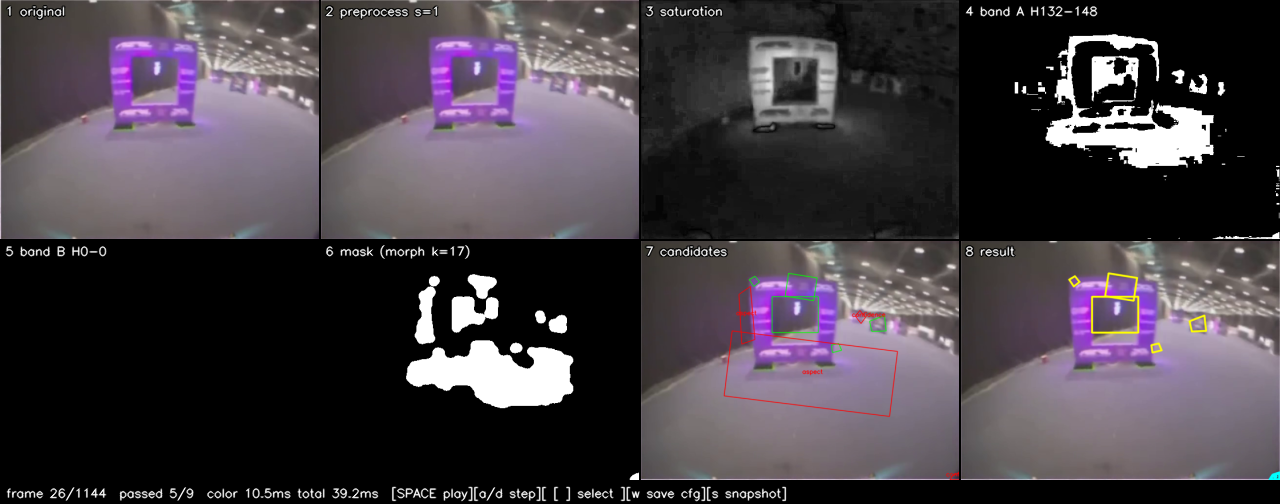
#> input picture snapshots/snap_20260717_214116_mosaic.png, 1280 x 504 px
$ python -i gate_detection_core.py   (imports and definitions only)
#> lines starting #> are read from the running program, lines starting #| are printed output that depends on the picture; after the words box and inside, x2 and y2 are one past the last pixel; in counts of white or black regions, pixels touching at a corner belong together
"""
Gate detection core (Part 1): pure classical-CV, color-first gate detection.

No neural network, no UI, no capture, no threads. Takes a BGR frame, returns
gate detections. Shared by the overlay and the tuner. See BUILD_SPEC_TUNER.md.
"""

import json
import time

import cv2
import numpy as np


DEFAULTS = {
    "proc_width": 640,

    "preprocess_enabled": True,
    "bilateral_sigma": 10,

    "band_a_enabled": True,
    "band_a_h_lo": 120,
    "band_a_h_hi": 160,

    "band_b_enabled": False,
    "band_b_h_lo": 40,
    "band_b_h_hi": 85,

    "sat_min": 60,
    "val_min": 50,
    "val_max": 255,

    "morph_kernel": 5,

    "min_area_frac": 0.0008,
    "min_solidity": 0.70,
    "min_aspect": 0.40,
    "max_aspect": 2.50,

    "approx_epsilon_frac": 0.03,
    "find_inner_corners": True,

    "confidence_threshold": 0.30,
}


class GateDetector:
    def __init__(self, config=None):
        for key, value in DEFAULTS.items():
            setattr(self, key, value)
        if config:
            self.update(**config)

    # ---- config helpers -------------------------------------------------

    def to_dict(self):
        return {key: getattr(self, key) for key in DEFAULTS}

    # [12 lines left out: functions update, load_config, not called in this run]

    def save_config(self, path):
        with open(path, "w") as handle:
            json.dump(self.to_dict(), handle, indent=2)

    # [5 lines left out: function from_config_file, not called in this run]

    # ---- geometry helper ------------------------------------------------

    def _resize_to_proc(self, bgr):
        h, w = bgr.shape[:2]
        proc_w = int(self.proc_width)
        proc_h = max(1, int(round(h * proc_w / w)))
        resized = cv2.resize(bgr, (proc_w, proc_h), interpolation=cv2.INTER_AREA)
        scale = w / float(proc_w)  # multiply proc-space coords by this -> original
        return resized, scale

    def _kernel(self):
        k = int(self.morph_kernel)
        if k % 2 == 0:
            k += 1
        k = max(1, k)
        return cv2.getStructuringElement(cv2.MORPH_ELLIPSE, (k, k))

    # ---- primitives -----------------------------------------------------

    def preprocess(self, bgr):
        if not self.preprocess_enabled:
            return bgr
        return cv2.bilateralFilter(bgr, 9, self.bilateral_sigma, self.bilateral_sigma)

    def color_mask(self, bgr):
        """Return (raw OR'd mask, band_a mask, band_b mask). No morphology here."""
        hsv = cv2.cvtColor(bgr, cv2.COLOR_BGR2HSV)
        h, w = bgr.shape[:2]
        empty = np.zeros((h, w), dtype=np.uint8)

        if self.band_a_enabled:
            mask_a = cv2.inRange(
                hsv,
                (int(self.band_a_h_lo), int(self.sat_min), int(self.val_min)),
                (int(self.band_a_h_hi), 255, int(self.val_max)),
            )
        else:
            mask_a = empty.copy()

        if self.band_b_enabled:
            mask_b = cv2.inRange(
                hsv,
                (int(self.band_b_h_lo), int(self.sat_min), int(self.val_min)),
                (int(self.band_b_h_hi), 255, int(self.val_max)),
            )
        else:
            mask_b = empty.copy()

        mask = cv2.bitwise_or(mask_a, mask_b)
        return mask, mask_a, mask_b

    def clean_mask(self, mask_raw):
        kernel = self._kernel()
        cleaned = cv2.morphologyEx(mask_raw, cv2.MORPH_CLOSE, kernel)
        cleaned = cv2.morphologyEx(cleaned, cv2.MORPH_OPEN, kernel)
        return cleaned

    def order_corners(self, pts):
        """Return the 4 points ordered [top-left, top-right, bottom-right, bottom-left]."""
        pts = np.asarray(pts, dtype=np.float32).reshape(-1, 2)
        by_y = pts[np.argsort(pts[:, 1])]
        top = by_y[:2]
        bottom = by_y[2:]
        top = top[np.argsort(top[:, 0])]        # TL, TR
        bottom = bottom[np.argsort(bottom[:, 0])]  # BL, BR
        tl, tr = top[0], top[1]
        bl, br = bottom[0], bottom[1]
        return np.array([tl, tr, br, bl], dtype=np.float32)

    def _band_of(self, contour, shape, mask_a, mask_b):
        fill = np.zeros(shape, dtype=np.uint8)
        cv2.drawContours(fill, [contour], -1, 255, -1)
        overlap_a = cv2.countNonZero(cv2.bitwise_and(fill, mask_a))
        overlap_b = cv2.countNonZero(cv2.bitwise_and(fill, mask_b))
        if overlap_a == 0 and overlap_b == 0:
            return "A"
        hi = max(overlap_a, overlap_b)
        lo = min(overlap_a, overlap_b)
        if overlap_a > 0 and overlap_b > 0 and (hi - lo) <= 0.20 * hi:
            return "A+B"
        return "A" if overlap_a >= overlap_b else "B"

    def _inner_corners(self, contours, hierarchy, parent_idx):
        """Largest child hole of parent_idx -> ordered 4 corners, or None."""
        if hierarchy is None:
            return None
        best = None
        best_area = 0.0
        for i, node in enumerate(hierarchy[0]):
            if node[3] == parent_idx:
                area = cv2.contourArea(contours[i])
                if area > best_area:
                    best_area = area
                    best = contours[i]
        if best is None:
            return None
        peri = cv2.arcLength(best, True)
        approx = cv2.approxPolyDP(best, self.approx_epsilon_frac * peri, True)
        if len(approx) == 4:
            return self.order_corners(approx.reshape(4, 2))
        return None

    def candidates(self, mask_clean, mask_a, mask_b):
        """Steps 6-10 in proc space. Returns per-contour dicts (passed and rejected)."""
        proc_h, proc_w = mask_clean.shape[:2]
        frame_area = float(proc_w * proc_h)
        contours, hierarchy = cv2.findContours(
            mask_clean, cv2.RETR_CCOMP, cv2.CHAIN_APPROX_SIMPLE
        )

        results = []
        for idx, contour in enumerate(contours):
            # Only level-0 contours (outer boundaries) are gate candidates.
            if hierarchy is not None and hierarchy[0][idx][3] != -1:
                continue
            if len(contour) < 3:
                continue
            area = cv2.contourArea(contour)
            if area <= 0:
                continue
            area_frac = area / frame_area

            rect = cv2.minAreaRect(contour)
            (cx, cy), (rw, rh), _angle = rect
            aspect = max(rw, rh) / max(min(rw, rh), 1e-6)
            hull = cv2.convexHull(contour)
            solidity = area / max(cv2.contourArea(hull), 1e-6)

            # Outer corners: true quad via approxPolyDP, else minAreaRect box.
            peri = cv2.arcLength(contour, True)
            approx = cv2.approxPolyDP(contour, self.approx_epsilon_frac * peri, True)
            if len(approx) == 4:
                outer_corners = self.order_corners(approx.reshape(4, 2))
            else:
                outer_corners = self.order_corners(cv2.boxPoints(rect))

            inner_corners = None
            if self.find_inner_corners:
                inner_corners = self._inner_corners(contours, hierarchy, idx)

            size_score = min(1.0, area_frac / 0.02)
            confidence = 0.5 * solidity + 0.5 * size_score

            reject_reason = ""
            if area_frac < self.min_area_frac:
                reject_reason = "area"
            elif not (self.min_aspect <= aspect <= self.max_aspect):
                reject_reason = "aspect"
            elif solidity < self.min_solidity:
                reject_reason = "solidity"
            elif confidence < self.confidence_threshold:
                reject_reason = "confidence"
            passed = reject_reason == ""

            band = self._band_of(contour, mask_clean.shape, mask_a, mask_b)

            x, y, bw, bh = cv2.boundingRect(contour)
            results.append({
                "outer_corners": outer_corners,
                "inner_corners": inner_corners,
                "center": (float(cx), float(cy)),
                "bbox": (x, y, x + bw, y + bh),
                "aspect": float(aspect),
                "solidity": float(solidity),
                "area_frac": float(area_frac),
                "confidence": float(confidence),
                "band": band,
                "passed": passed,
                "reject_reason": reject_reason,
            })
        return results

    # ---- entry points ---------------------------------------------------

    # [32 lines left out: function process_frame, not called in this run]

    def process_frame_debug(self, bgr):
        t0 = time.time()
        resized, scale = self._resize_to_proc(bgr)
        pre = self.preprocess(resized)

        t_color = time.time()
        mask_raw, mask_a, mask_b = self.color_mask(pre)
        mask_clean = self.clean_mask(mask_raw)
        color_ms = (time.time() - t_color) * 1000.0

        hsv = cv2.cvtColor(pre, cv2.COLOR_BGR2HSV)
        hsv_h, hsv_s, hsv_v = cv2.split(hsv)

        t_cont = time.time()
        cands = self.candidates(mask_clean, mask_a, mask_b)
        contours_ms = (time.time() - t_cont) * 1000.0

        total_ms = (time.time() - t0) * 1000.0
        return {
            "proc": resized,
            "preprocessed": pre,
            "hsv_h": hsv_h,
            "hsv_s": hsv_s,
            "hsv_v": hsv_v,
            "mask_a": mask_a,
            "mask_b": mask_b,
            "mask_raw": mask_raw,
            "mask_clean": mask_clean,
            "candidates": cands,
            "scale": scale,
            "timings": {
                "color_ms": color_ms,
                "contours_ms": contours_ms,
                "total_ms": total_ms,
            },
        }

>>> import cv2
>>> picture = cv2.imread('snapshots/snap_20260717_214116_mosaic.png')
#> picture is the input picture: shape (504, 1280, 3); mean B, G, R 68.9, 62.3, 69
>>> result = GateDetector().process_frame_debug(picture)
#> in _resize_to_proc, `resized = cv2.resize(bgr, (proc_w, proc_h), interpolation=cv2.INTER_AR..`:
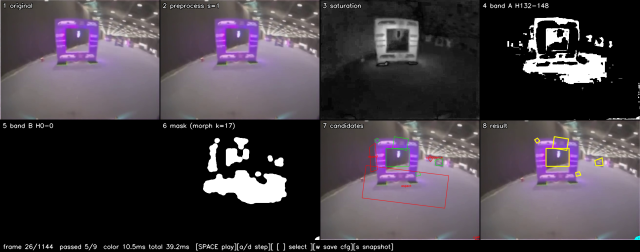
#> resized: shape (252, 640, 3); mean B, G, R 69, 62.4, 69.1
#> in process_frame_debug, `resized, scale = self._resize_to_proc(bgr)`: scale = 2
#> in color_mask, `hsv = cv2.cvtColor(bgr, cv2.COLOR_BGR2HSV)`: hsv: shape (252, 640, 3); mean H, S, V 51.1, 18.1, 71.5
#> in color_mask, `mask_a = cv2.inRange( hsv, (int(self.band_a_h_lo), int(self.sat_min), ..`:
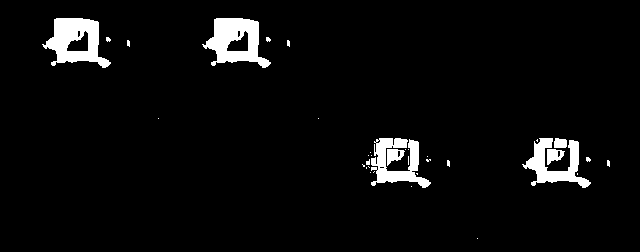
#> mask_a: shape (252, 640); 4.4% white; 35 white regions (28 under 20 px), largest, box (x1, y1, x2, y2) and area: (42, 18, 111, 68) 1847, (202, 18, 271, 68) 1847, (371, 138, 431, 188) 1411
#> in process_frame_debug, `mask_raw, mask_a, mask_b = self.color_mask(pre)`: mask_b: shape (252, 640); every value is 0
#> in clean_mask, `cleaned = cv2.morphologyEx(mask_raw, cv2.MORPH_CLOSE, kernel)`:
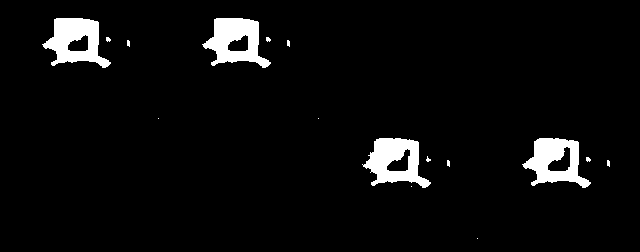
#> cleaned: shape (252, 640); 4.7% white; 16 white regions (12 under 20 px), largest, box (x1, y1, x2, y2) and area: (42, 18, 111, 68) 1897, (202, 18, 271, 68) 1897, (362, 138, 431, 188) 1879, (522, 138, 591, 188) 1809
#> in clean_mask, `cleaned = cv2.morphologyEx(cleaned, cv2.MORPH_OPEN, kernel)`:
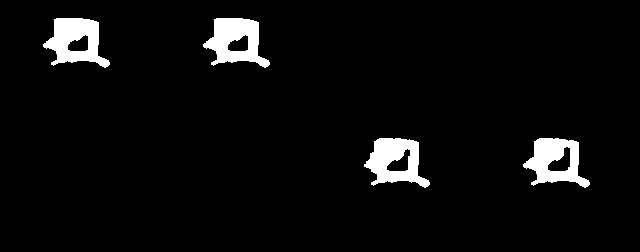
#> cleaned: shape (252, 640); 4.6% white; 4 white regions
#> in process_frame_debug, `hsv_h, hsv_s, hsv_v = cv2.split(hsv)`:
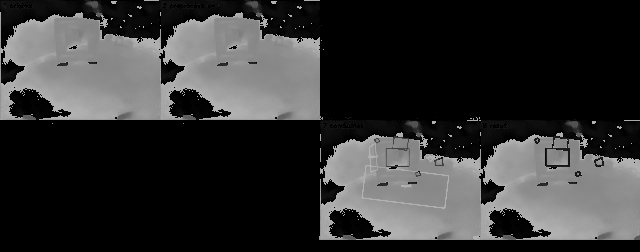
#> hsv_h: shape (252, 640); min 0, max 179, mean 51.1
#> in process_frame_debug, `hsv_h, hsv_s, hsv_v = cv2.split(hsv)`:
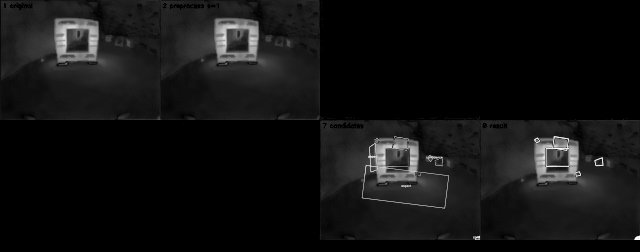
#> hsv_s: shape (252, 640); min 0, max 255, mean 18.1
#> in process_frame_debug, `hsv_h, hsv_s, hsv_v = cv2.split(hsv)`:
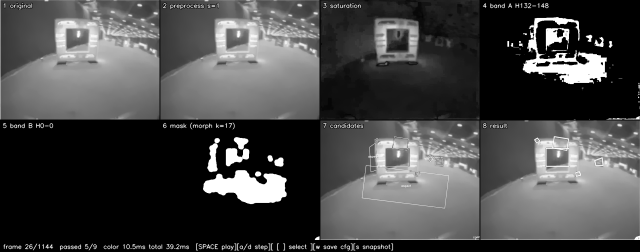
#> hsv_v: shape (252, 640); min 0, max 255, mean 71.5
#> in candidates, `contours, hierarchy = cv2.findContours( mask_clean, cv2.RETR_CCOMP, cv..`: contours = 8 contours; box (x1, y1, x2, y2) and area: (364, 138, 430, 188) 2020, (203, 18, 270, 68) 2007, (43, 18, 110, 68) 2007, (523, 138, 590, 188) 1989, (547, 146, 571, 172) 334, (386, 148, 411, 172) 300, (227, 34, 249, 52) 255, (67, 34, 89, 52) 255
#> the loop in candidates, `for idx, contour in enumerate(contours):` made 8 passes
#> (area, area_frac, rect, cx, cy, rw, rh, aspect) on passes 1, 3, 5, 7: (1989, 0.0123, ((556.5, 161.9), (47.94, 66.73), -87.75), 556.5, 161.9, 47.94, 66.73, 1.39), (2020.5, 0.0125, ((397, 161.9), (48.02, 65.73), -87.75), 397, 161.9, 48.02, 65.73, 1.37), (2007, 0.0124, ((236.5, 41.85), (48.1, 66.73), -87.75), 236.5, 41.85, 48.1, 66.73, 1.39), (2007, 0.0124, ((76.48, 41.85), (48.1, 66.73), -87.75), 76.48, 41.85, 48.1, 66.73, 1.39)
#> after the loop in candidates, `for idx, contour in enumerate(contours):`: results = 4 items
#> result = 12 items
